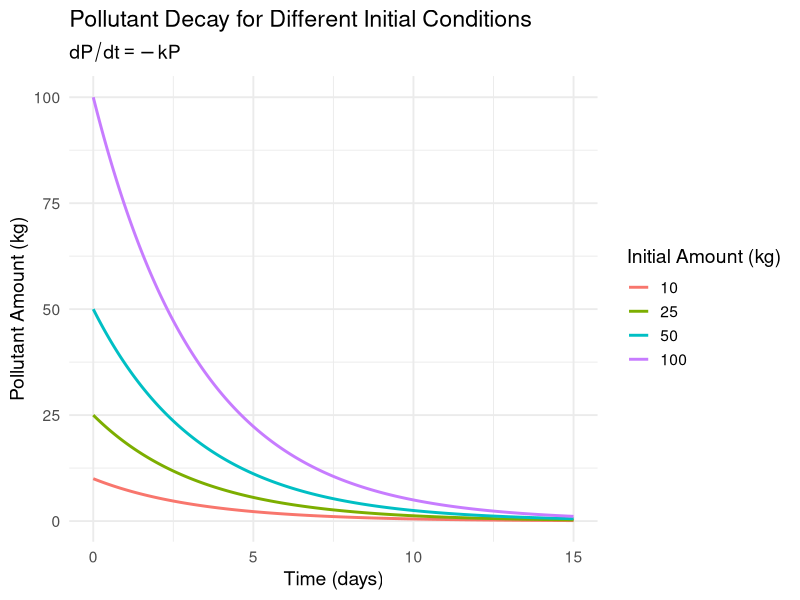
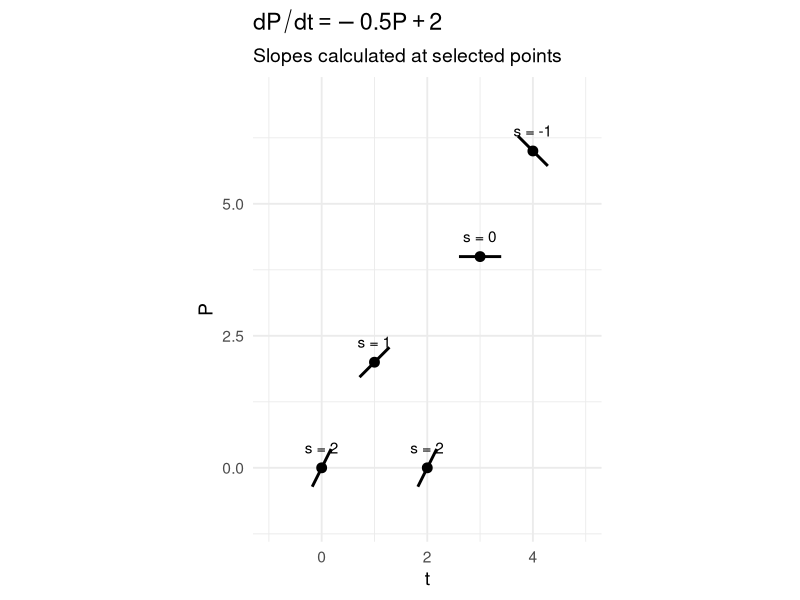
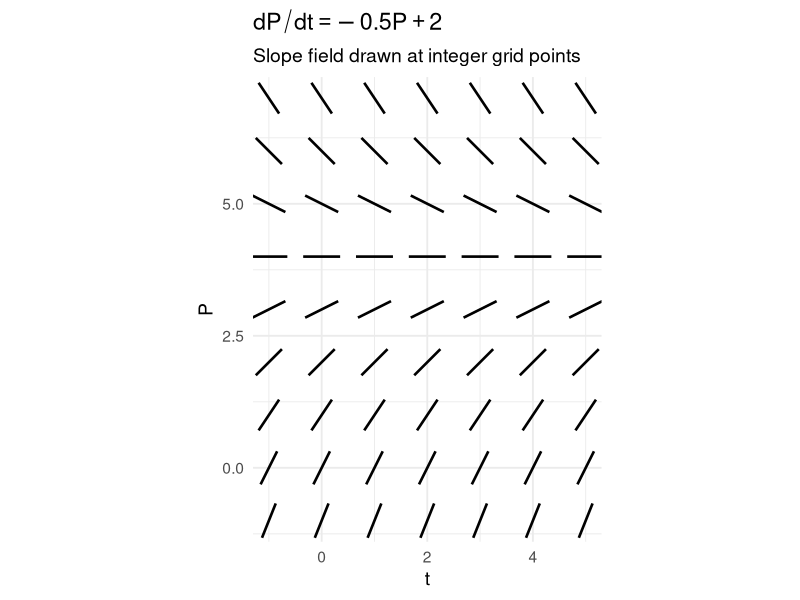
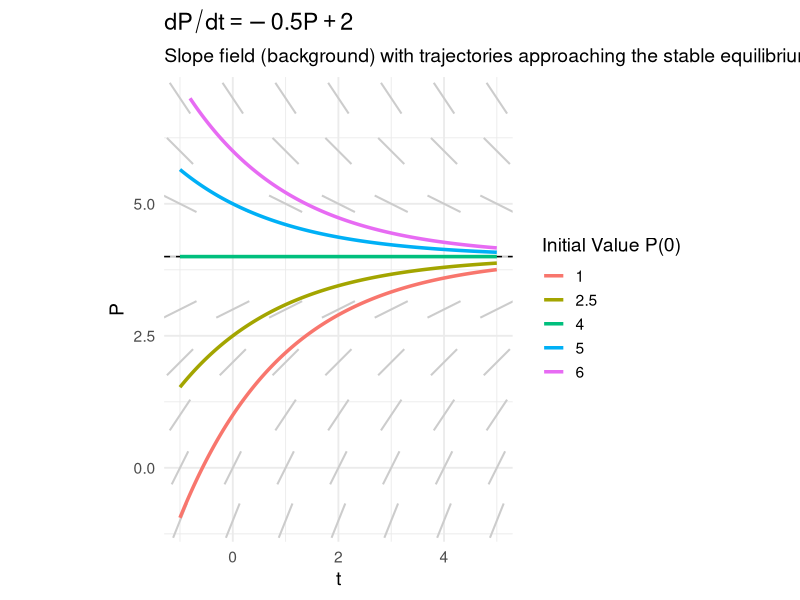
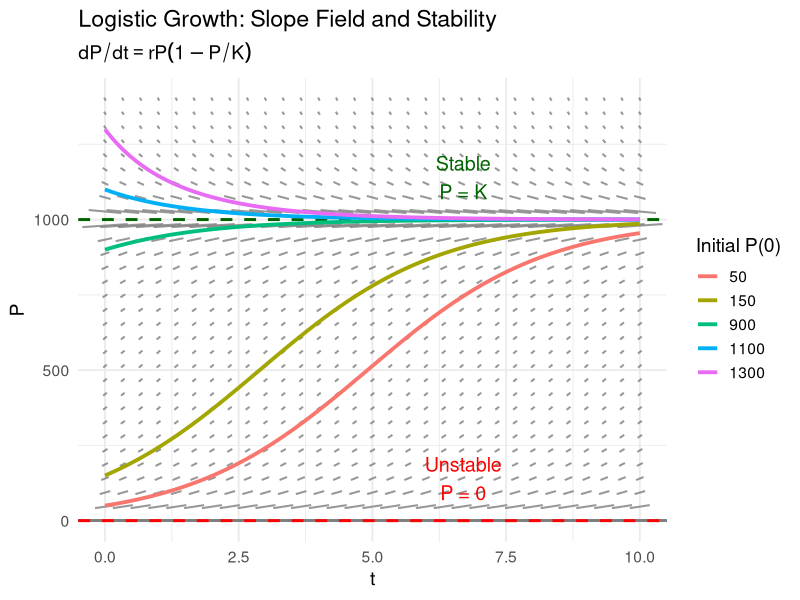
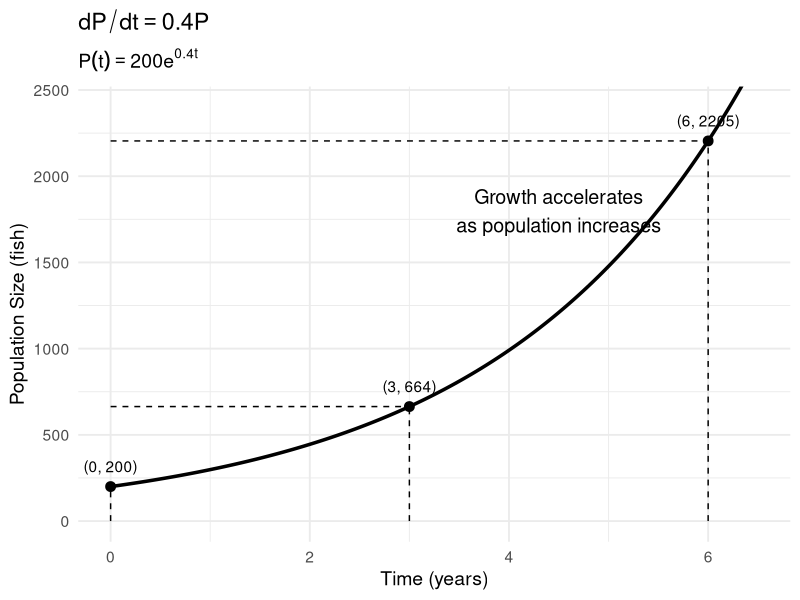
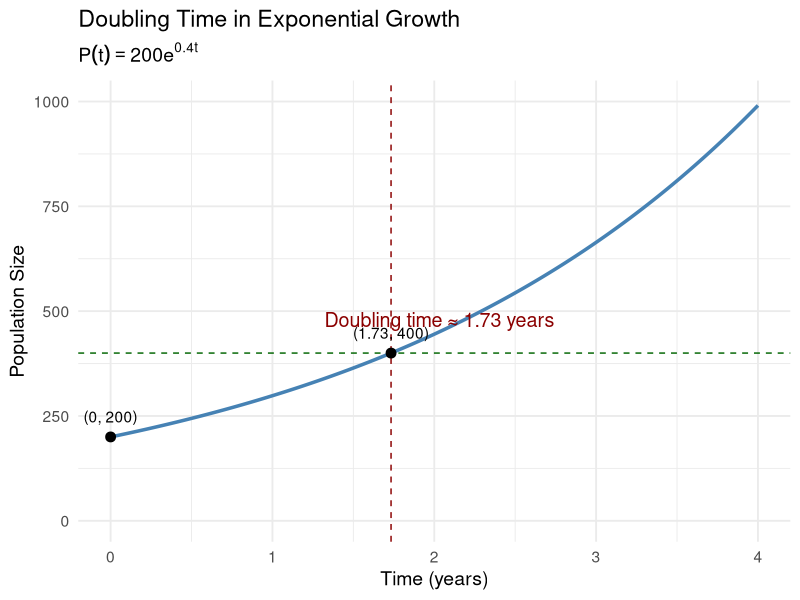
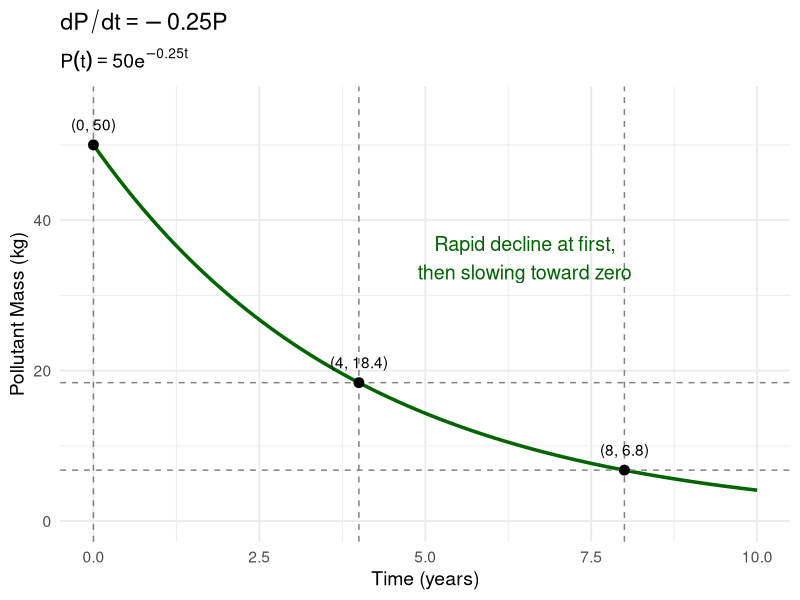

Recreate these plots in R, in order.
## ---- chunk 1
library(tidyverse)

# Decay constant
k <- 0.3

# Time sequence
t <- seq(0, 15, length.out = 400)

# Initial conditions
P0_values <- c(10, 25, 50, 100)

# Create data
df <- expand_grid(t = t, P0 = P0_values) |>
  mutate(P = P0 * exp(-k * t))

# Plot
ggplot(df, aes(x = t, y = P, color = factor(P0))) +
  geom_line(size = 1) +
  labs(
    x = "Time (days)",
    y = "Pollutant Amount (kg)",
    color = "Initial Amount (kg)",
    title = "Pollutant Decay for Different Initial Conditions",
    subtitle = expression(dP/dt == -k*P)
  ) +
  theme_minimal(base_size = 14) +
  xlim(0, 15)
## ---- chunk 2
library(tidyverse)

# Differential equation: dP/dt = -kP + 2
k <- 0.5
f <- function(t, P) {
  -k * P + 2
}

# Given points (t, P)
points <- tibble(
  t = c(0, 2, 1, 3, 4),
  P = c(0, 0, 2, 4, 6)
) |>
  mutate(
    slope = f(t, P),
    # Create short line segments centered at each point
    dt = 0.4 / sqrt(1 + slope^2),
    dP = slope * dt,
    t0 = t - dt,
    t1 = t + dt,
    P0 = P - dP,
    P1 = P + dP
  )

# Plot
ggplot() +
  geom_segment(
    data = points,
    aes(x = t0, y = P0, xend = t1, yend = P1),
    linewidth = 1
  ) +
  geom_point(
    data = points,
    aes(x = t, y = P),
    size = 3
  ) +
  geom_text(
    data = points,
    aes(x = t, y = P, label = paste("s =", slope)),
    vjust = -1.2
  ) +
  coord_fixed(xlim = c(-1, 5), ylim = c(-1, 7)) +
  labs(
    x = "t",
    y = "P",
    title = expression(dP/dt == -0.5*P + 2),
    subtitle = "Slopes calculated at selected points"
  ) +
  theme_minimal(base_size = 14)
## ---- chunk 3
library(tidyverse)
library(tidyverse)

# Differential equation: dP/dt = -kP + 2
k <- 0.5
f <- function(t, P) {
  -k * P + 2
}

# Integer grid over the plotting window
t_int <- -1:5
P_int <- -1:7

grid <- expand_grid(t = t_int, P = P_int) |>
  mutate(
    slope = f(t, P),
    # Short line segments centered at each grid point
    dt = 0.35 / sqrt(1 + slope^2),
    dP = slope * dt,
    t0 = t - dt,
    t1 = t + dt,
    P0 = P - dP,
    P1 = P + dP
  )

# Plot slope field
ggplot(grid) +
  geom_segment(aes(x = t0, y = P0, xend = t1, yend = P1),
               linewidth = 0.9) +
  coord_fixed(xlim = c(-1, 5), ylim = c(-1, 7)) +
  labs(
    x = "t",
    y = "P",
    title = expression(dP/dt == -0.5*P + 2),
    subtitle = "Slope field drawn at integer grid points"
  ) +
  theme_minimal(base_size = 14)
## ---- chunk 4
library(tidyverse)

# Differential equation: dP/dt = -kP + 2
k <- 0.5
f <- function(t, P) -k * P + 2

# ---------------------------------
# 1) Slope field (integer grid)
# ---------------------------------
t_int <- -1:5
P_int <- -1:7

field <- expand_grid(t = t_int, P = P_int) |>
  mutate(
    slope = f(t, P),
    dt = 0.35 / sqrt(1 + slope^2),
    dP = slope * dt,
    t0 = t - dt, t1 = t + dt,
    P0 = P - dP, P1 = P + dP
  )

# ---------------------------------
# 2) Trajectories from P(0) initial conditions
#    Solution: P(t) = 4 + (P0 - 4) e^{-kt}
#    (because equilibrium is P* = 2/k = 4)
# ---------------------------------
P0_vals <- c(6, 5, 4, 2.5, 1)
t_curve <- seq(-1, 5, length.out = 600)

traj <- expand_grid(t = t_curve, P0 = P0_vals) |>
  mutate(
    P = 4 + (P0 - 4) * exp(-k * t)
  ) |>
  filter(P >= -1, P <= 7)

# ---------------------------------
# Plot
# ---------------------------------
ggplot() +
  # light grey slope field in background
  geom_segment(
    data = field,
    aes(x = t0, y = P0, xend = t1, yend = P1),
    linewidth = 0.7,
    color = "grey80"
  ) +
  # equilibrium line at P = 4
  geom_hline(yintercept = 4, linetype = "dashed") +
  # colored trajectories
  geom_path(
    data = traj,
    aes(x = t, y = P, color = factor(P0)),
    linewidth = 1.2
  ) +
  coord_fixed(xlim = c(-1, 5), ylim = c(-1, 7)) +
  labs(
    x = "t",
    y = "P",
    color = "Initial Value P(0)",
    title = expression(dP/dt == -0.5*P + 2),
    subtitle = "Slope field (background) with trajectories approaching the stable equilibrium P = 4"
  ) +
  theme_minimal(base_size = 14)
## ---- chunk 5
library(tidyverse)

# Parameters
r <- 0.6
K <- 1000

# Logistic DE: dP/dt = r P (1 - P/K)
f <- function(t, P) r * P * (1 - P / K)

# --------------------------------
# 1) Direction field grid (dense)
# --------------------------------
t_grid <- seq(0, 10, length.out = 31)
P_grid <- seq(0, 1400, length.out = 31)

field <- expand_grid(t = t_grid, P = P_grid) |>
  mutate(
    slope = f(t, P),
    theta = atan(slope),          # convert slope to angle
    L = 5.0,                     # visual half-length of each segment
    dt = L * cos(theta),
    dP = L * sin(theta),
    t0 = t - dt, t1 = t + dt,
    P0 = P - dP, P1 = P + dP
  )

# --------------------------------
# 2) Trajectories (analytic solution)
# P(t) = K / (1 + ((K-P0)/P0) e^{-rt})
# --------------------------------
P0_vals <- c(50, 150, 900, 1100, 1300)
t_curve <- seq(0, 10, length.out = 800)

traj <- expand_grid(t = t_curve, P0 = P0_vals) |>
  mutate(P = K / (1 + ((K - P0) / P0) * exp(-r * t)))

# --------------------------------
# Plot
# --------------------------------
ggplot() +
  # Direction field in light grey (NOW visible)
  geom_segment(
    data = field,
    aes(x = t0, y = P0, xend = t1, yend = P1),
    color = "grey50",
    linewidth = 0.7,
    alpha = 0.8
  ) +
  # Equilibria
  geom_hline(yintercept = 0, linetype = "dashed", color = "red", linewidth = 1) +
  geom_hline(yintercept = K, linetype = "dashed", color = "darkgreen", linewidth = 1) +
  # Trajectories
  geom_path(
    data = traj,
    aes(x = t, y = P, color = factor(P0)),
    linewidth = 1.3
  ) +
  # Labels
  annotate("text", x = 6.7, y = 140, label = "Unstable\nP = 0", color = "red", size = 5) +
  annotate("text", x = 6.7, y = K + 140, label = "Stable\nP = K", color = "darkgreen", size = 5) +
  coord_cartesian(xlim = c(0, 10), ylim = c(0, 1400)) +
  labs(
    x = "t",
    y = "P",
    color = "Initial P(0)",
    title = "Logistic Growth: Slope Field and Stability",
    subtitle = expression(dP/dt == r*P*(1 - P/K))
  ) +
  theme_minimal(base_size = 14)
## ---- chunk 6
library(tidyverse)

# Parameters
P0 <- 200
r  <- 0.4

# Time sequence
t <- seq(0, 6.5, length.out = 500)

# Exponential model
P <- P0 * exp(r * t)

df <- tibble(t = t, P = P)

# Key points
points_df <- tibble(
  t = c(0, 3, 6),
  P = P0 * exp(r * c(0, 3, 6))
)

# Plot
ggplot(df, aes(x = t, y = P)) +
  geom_line(linewidth = 1.2) +
  geom_point(data = points_df, size = 3) +
  geom_segment(data = points_df,
               aes(x = t, xend = t, y = 0, yend = P),
               linetype = "dashed") +
  geom_segment(data = points_df,
               aes(x = 0, xend = t, y = P, yend = P),
               linetype = "dashed") +
  geom_text(data = points_df,
            aes(label = paste0("(", t, ", ", round(P), ")")),
            vjust = -1.2) +
  annotate("text", x = 4.5, y = 1800,
           label = "Growth accelerates\nas population increases",
           size = 5) +
  labs(
    x = "Time (years)",
    y = "Population Size (fish)",
    title = expression(dP/dt == 0.4*P),
    subtitle = expression(P(t) == 200*e^{0.4*t})
  ) +
  theme_minimal(base_size = 14) +
  coord_cartesian(xlim = c(0, 6.5), ylim = c(0, 2400))
## ---- chunk 7
library(tidyverse)

# Parameters
P0 <- 200
r  <- 0.4

# Doubling time
t_double <- log(2) / r

# Time sequence
t <- seq(0, 4, length.out = 500)

# Model
P <- P0 * exp(r * t)

df <- tibble(t = t, P = P)

# Key doubling points
double_df <- tibble(
  t = c(0, t_double),
  P = c(P0, 2 * P0)
)

# Plot
ggplot(df, aes(x = t, y = P)) +
  geom_line(color = "steelblue", linewidth = 1.2) +
  
  # Highlight doubling time
  geom_vline(xintercept = t_double, linetype = "dashed", color = "darkred") +
  geom_hline(yintercept = 2 * P0, linetype = "dashed", color = "darkgreen") +
  
  # Points at P0 and 2P0
  geom_point(data = double_df, aes(x = t, y = P),
             size = 3, color = "black") +
  
  geom_text(data = double_df,
            aes(label = paste0("(", round(t,2), ", ", round(P), ")")),
            vjust = -1.2) +
  
  annotate("text",
           x = t_double + 0.3,
           y = 2 * P0 + 80,
           label = paste("Doubling time ≈", round(t_double,2), "years"),
           color = "darkred",
           size = 5) +
  
  labs(
    x = "Time (years)",
    y = "Population Size",
    title = "Doubling Time in Exponential Growth",
    subtitle = expression(P(t) == 200*e^{0.4*t})
  ) +
  theme_minimal(base_size = 14) +
  coord_cartesian(xlim = c(0, 4), ylim = c(0, 1000))
## ---- chunk 8
library(tidyverse)

# Parameters
P0 <- 50
k  <- 0.25

# Time sequence
t <- seq(0, 10, length.out = 500)

# Decay model
P <- P0 * exp(-k * t)

df <- tibble(t = t, P = P)

# Key points
points_df <- tibble(
  t = c(0, 4, 8),
  P = P0 * exp(-k * c(0, 4, 8))
)

# Plot
ggplot(df, aes(x = t, y = P)) +
  geom_line(color = "darkgreen", linewidth = 1.2) +
  
  # Highlight key times
  geom_vline(data = points_df,
             aes(xintercept = t),
             linetype = "dashed",
             color = "grey50") +
  
  geom_hline(data = points_df[-1,],
             aes(yintercept = P),
             linetype = "dashed",
             color = "grey50") +
  
  geom_point(data = points_df,
             aes(x = t, y = P),
             size = 3,
             color = "black") +
  
  geom_text(data = points_df,
            aes(label = paste0("(", t, ", ", round(P,1), ")")),
            vjust = -1.2) +
  
  annotate("text",
           x = 6.5,
           y = 35,
           label = "Rapid decline at first,\nthen slowing toward zero",
           color = "darkgreen",
           size = 5) +
  
  labs(
    x = "Time (years)",
    y = "Pollutant Mass (kg)",
    title = expression(dP/dt == -0.25*P),
    subtitle = expression(P(t) == 50*e^{-0.25*t})
  ) +
  theme_minimal(base_size = 14) +
  coord_cartesian(xlim = c(0, 10), ylim = c(0, 55))
## ---- chunk 9
library(tidyverse)

# Parameters
P0 <- 50
k  <- 0.25

# Half-life
t_half <- log(2) / k

# Time sequence
t <- seq(0, 8, length.out = 500)

# Decay model
P <- P0 * exp(-k * t)

df <- tibble(t = t, P = P)

# Key half-life points
half_df <- tibble(
  t = c(0, t_half),
  P = c(P0, P0/2)
)

# Plot
ggplot(df, aes(x = t, y = P)) +
  geom_line(color = "darkgreen", linewidth = 1.2) +
  
  # Highlight half-life
  geom_vline(xintercept = t_half, linetype = "dashed", color = "darkred") +
  geom_hline(yintercept = P0/2, linetype = "dashed", color = "darkblue") +
  
  # Points
  geom_point(data = half_df, size = 3, color = "black") +
  
  geom_text(data = half_df,
            aes(label = paste0("(", round(t,2), ", ", round(P,1), ")")),
            vjust = -1.2) +
  
  annotate("text",
           x = t_half + 0.3,
           y = P0/2 + 5,
           label = paste("Half-life ≈", round(t_half,2), "years"),
           color = "darkred",
           size = 5) +
  
  annotate("text",
           x = 5,
           y = 40,
           label = "Every 2.77 years,\nthe amount halves",
           color = "darkgreen",
           size = 5) +
  
  labs(
    x = "Time (years)",
    y = "Pollutant Mass (kg)",
    title = expression(dP/dt == -0.25*P),
    subtitle = expression(P(t) == 50*e^{-0.25*t})
  ) +
  theme_minimal(base_size = 14) +
  coord_cartesian(xlim = c(0, 8), ylim = c(0, 55))
## ---- chunk 10
library(tidyverse)

# Parameters
C0 <- 420        # current ppm
r  <- 0.015      # 1.5% per year

# Time sequence
t <- seq(0, 40, length.out = 600)

# Growth model
C <- C0 * exp(r * t)

df <- tibble(t = t, C = C)

# Key point at 20 years
point_df <- tibble(
  t = c(0, 20),
  C = C0 * exp(r * c(0, 20))
)

# Plot
ggplot(df, aes(x = t, y = C)) +
  geom_line(color = "firebrick", linewidth = 1.2) +
  
  # Mark 20-year point
  geom_vline(xintercept = 20, linetype = "dashed", color = "grey50") +
  geom_hline(yintercept = point_df$C[2], linetype = "dashed", color = "grey50") +
  
  geom_point(data = point_df,
             aes(x = t, y = C),
             size = 3,
             color = "black") +
  
  geom_text(data = point_df,
            aes(label = paste0("(", t, ", ", round(C), " ppm)")),
            vjust = -1.2) +
  
  annotate("text",
           x = 25,
           y = 520,
           label = "Small annual growth\ncompounds over time",
           color = "firebrick",
           size = 5) +
  
  labs(
    x = "Time (years)",
    y = "CO\u2082 Concentration (ppm)",
    title = expression(dC/dt == 0.015*C),
    subtitle = expression(C(t) == 420*e^{0.015*t})
  ) +
  theme_minimal(base_size = 14) +
  coord_cartesian(xlim = c(0, 40), ylim = c(400, 700))
## ---- chunk 11
library(tidyverse)

# Parameters
r <- 0.6
K <- 10000
H <- 1000

# Differential equation with harvest
f <- function(t, P) r * P * (1 - P / K) - H

# --------------------------------
# 1) Direction field (slope field)
# --------------------------------
t_grid <- seq(0, 15, length.out = 15)
P_grid <- seq(0, 12000, length.out = 15)

field <- expand_grid(t = t_grid, P = P_grid) |>
  mutate(
    slope = f(t, P),
    theta = atan(slope),
    L = 100,                       # visual half-length of each segment
    dt = L * cos(theta),
    dP = L * sin(theta),
    t0 = t - dt, t1 = t + dt,
    P0 = P - dP, P1 = P + dP
  )

# --------------------------------
# 2) Numerical trajectories (Euler)
# --------------------------------
euler <- function(P0, dt = 0.05, tmax = 15) {
  t <- seq(0, tmax, by = dt)
  P <- numeric(length(t))
  P[1] <- P0
  for (i in 1:(length(t)-1)) {
    P[i+1] <- P[i] + dt * f(t[i], P[i])
    P[i+1] <- max(P[i+1], 0)       # keep population nonnegative
  }
  tibble(t = t, P = P, P0 = P0)
}

traj <- bind_rows(
  euler(2000),
  euler(4000),
  euler(10000),
  euler(1000)      # small initial pop to show collapse risk
)

# --------------------------------
# 3) Find equilibria by bracketing sign changes
#    Solve g(P) = rP(1 - P/K) - H = 0
# --------------------------------
g <- function(P) r * P * (1 - P / K) - H

P_scan <- seq(0, 12000, by = 10)
g_vals <- g(P_scan)

brackets <- tibble(P_left = P_scan[-length(P_scan)],
                   P_right = P_scan[-1],
                   g_left = g_vals[-length(g_vals)],
                   g_right = g_vals[-1]) |>
  filter(is.finite(g_left), is.finite(g_right)) |>
  filter(g_left == 0 | g_right == 0 | (g_left * g_right < 0)) |>
  distinct(P_left, P_right)

eq_vals <- brackets |>
  mutate(root = map2_dbl(P_left, P_right, ~ uniroot(g, c(.x, .y))$root)) |>
  pull(root) |>
  unique()

# --------------------------------
# Plot
# --------------------------------
ggplot() +
  # slope field in background
  geom_segment(
    data = field,
    aes(x = t0, y = P0, xend = t1, yend = P1),
    color = "grey50",
    linewidth = 0.6,
    alpha = 0.8
  ) +
  # equilibrium lines (can be 0, 1, or 2 lines depending on H)
  geom_hline(
    data = tibble(Peq = eq_vals),
    aes(yintercept = Peq),
    linetype = "dashed",
    color = "darkgreen",
    linewidth = 1.1
  ) +
  # trajectories
  geom_path(
    data = traj,
    aes(x = t, y = P, color = factor(P0)),
    linewidth = 1.3
  ) +
  coord_cartesian(xlim = c(0, 15), ylim = c(0, 12000)) +
  labs(
    x = "Time (years)",
    y = "Population (fish)",
    color = "Initial P(0)",
    title = paste0("Logistic Growth with Harvest (H = ", H, ")"),
    subtitle = expression(dP/dt == r*P*(1 - P/K) - H)
  ) +
  theme_minimal(base_size = 14)
## ---- chunk 12
library(tidyverse)

# Parameters
r <- 0.6
K <- 10000
H <- 1500   # maximum sustainable harvest

# Differential equation with harvest
f <- function(t, P) r * P * (1 - P / K) - H

# --------------------------------
# 1) Direction field
# --------------------------------
t_grid <- seq(0, 15, length.out = 10)
P_grid <- seq(0, 12000, length.out = 10)

field <- expand_grid(t = t_grid, P = P_grid) |>
  mutate(
    slope = f(t, P),
    theta = atan(slope),
    L = 100,                    # reasonable visual length
    dt = L * cos(theta),
    dP = L * sin(theta),
    t0 = t - dt, t1 = t + dt,
    P0 = P - dP, P1 = P + dP
  )

# --------------------------------
# 2) Numerical trajectories
# --------------------------------
euler <- function(P0, dt = 0.05, tmax = 15) {
  t <- seq(0, tmax, by = dt)
  P <- numeric(length(t))
  P[1] <- P0
  for (i in 1:(length(t)-1)) {
    P[i+1] <- P[i] + dt * f(t[i], P[i])
    P[i+1] <- max(P[i+1], 0)
  }
  tibble(t = t, P = P, P0 = P0)
}

traj <- bind_rows(
  euler(2000),
  euler(4000),
  euler(5000),  # equilibrium
  euler(7000),
  euler(9000)
)

# --------------------------------
# Equilibrium at K/2
# --------------------------------
eq_val <- K/2

# --------------------------------
# Plot
# --------------------------------
ggplot() +
  # slope field
  geom_segment(
    data = field,
    aes(x = t0, y = P0, xend = t1, yend = P1),
    color = "grey50",
    linewidth = 0.7,
    alpha = 0.8
  ) +
  # equilibrium line
  geom_hline(
    yintercept = eq_val,
    linetype = "dashed",
    color = "purple",
    linewidth = 1.2
  ) +
  # trajectories
  geom_path(
    data = traj,
    aes(x = t, y = P, color = factor(P0)),
    linewidth = 1.3
  ) +
  annotate("text",
           x = 9,
           y = eq_val + 400,
           label = "Semi-stable equilibrium\nP = 5000",
           color = "purple",
           size = 5) +
  coord_cartesian(xlim = c(0, 15), ylim = c(0, 12000)) +
  labs(
    x = "Time (years)",
    y = "Population (fish)",
    color = "Initial P(0)",
    title = "Logistic Growth with Maximum Harvest (H = 1500)",
    subtitle = expression(dP/dt == r*P*(1 - P/K) - H)
  ) +
  theme_minimal(base_size = 14)
## ---- chunk 13
library(tidyverse)

# Parameters
r <- 0.6
K <- 10000
H <- 1800   # overharvest (greater than rK/4 = 1500)

# Differential equation with harvest
f <- function(t, P) r * P * (1 - P / K) - H

# --------------------------------
# 1) Direction field
# --------------------------------
t_grid <- seq(0, 15, length.out = 20)
P_grid <- seq(0, 12000, length.out = 20)

field <- expand_grid(t = t_grid, P = P_grid) |>
  mutate(
    slope = f(t, P),
    theta = atan(slope),
    L = 0.8,                    # visual half-length
    dt = L * cos(theta),
    dP = L * sin(theta),
    t0 = t - dt, t1 = t + dt,
    P0 = P - dP, P1 = P + dP
  )

# --------------------------------
# 2) Numerical trajectories (Euler)
# --------------------------------
euler <- function(P0, dt = 0.05, tmax = 15) {
  t <- seq(0, tmax, by = dt)
  P <- numeric(length(t))
  P[1] <- P0
  for (i in 1:(length(t)-1)) {
    P[i+1] <- P[i] + dt * f(t[i], P[i])
    P[i+1] <- max(P[i+1], 0)   # keep population nonnegative
  }
  tibble(t = t, P = P, P0 = P0)
}

traj <- bind_rows(
  euler(2000),
  euler(4000),
  euler(7000),
  euler(9000),
  euler(11000)
)

# --------------------------------
# Plot
# --------------------------------
ggplot() +
  # slope field
  geom_segment(
    data = field,
    aes(x = t0, y = P0, xend = t1, yend = P1),
    color = "grey65",
    linewidth = 0.7,
    alpha = 0.8
  ) +
  # trajectories
  geom_path(
    data = traj,
    aes(x = t, y = P, color = factor(P0)),
    linewidth = 1.3
  ) +
  annotate("text",
           x = 8,
           y = 10500,
           label = "No equilibrium exists:\nharvest exceeds max growth",
           color = "red",
           size = 5) +
  coord_cartesian(xlim = c(0, 15), ylim = c(0, 12000)) +
  labs(
    x = "Time (years)",
    y = "Population (fish)",
    color = "Initial P(0)",
    title = "Logistic Growth with Overharvest (H = 1800)",
    subtitle = expression(dP/dt == r*P*(1 - P/K) - H)
  ) +
  theme_minimal(base_size = 14)
